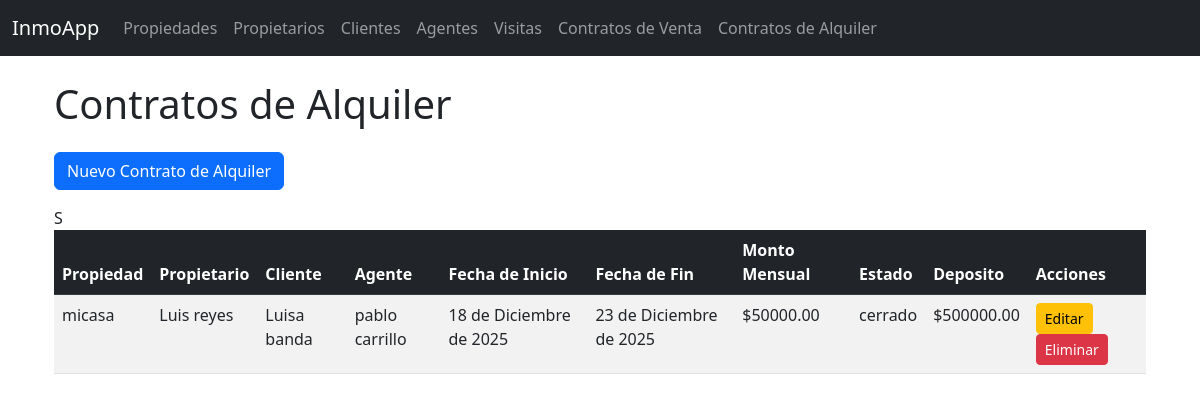
The page /contratos_alquiler/ on the database its author committed.
### inmobiliaria/models.py (models this page shows, shortened)
class Contrato_Alquiler(models.Model):
    propiedad = models.OneToOneField(Propiedad, on_delete=models.CASCADE, related_name="contrato_alquiler")
    propietario = models.ForeignKey(Propietario, on_delete=models.CASCADE, related_name="contratos_alquiler")
    cliente = models.ForeignKey(Cliente_Inmobiliaria, on_delete=models.CASCADE, related_name="contratos_alquiler")
    agente = models.ForeignKey(Agente_Inmobiliario, on_delete=models.CASCADE, related_name="contratos_alquiler")
    fecha_inicio = models.DateField()
    fecha_fin = models.DateField()
    monto_alquiler_mensual = models.DecimalField(max_digits=10, decimal_places=2)
    estado_contrato = models.CharField(max_length=50)
    deposito_garantia = models.DecimalField(max_digits=10, decimal_places=2)

class Propiedad(models.Model):
    propietario = models.ForeignKey(Propietario, on_delete=models.CASCADE, related_name="propiedades")
    direccion = models.CharField(max_length=255)
    tipo_propiedad = models.CharField(max_length=50)
    num_habitaciones = models.IntegerField()
    num_banos = models.IntegerField()
    superficie_m2 = models.DecimalField(max_digits=10, decimal_places=2)
    precio_venta = models.DecimalField(max_digits=15, decimal_places=2, null=True, blank=True)
    precio_alquiler = models.DecimalField(max_digits=15, decimal_places=2, null=True, blank=True)
    estado_propiedad = models.CharField(max_length=50) # E.g., "Disponible", "Vendida", "Alquilada"
    fecha_publicacion = models.DateField(auto_now_add=True)
    descripcion = models.TextField(blank=True, null=True)
    def __str__(self):
        return self.direccion

class Propietario(models.Model):
    nombre = models.CharField(max_length=100)
    apellido = models.CharField(max_length=100)
    telefono = models.CharField(max_length=20)
    email = models.EmailField(max_length=100)
    direccion_propietario = models.CharField(max_length=255)
    fecha_registro = models.DateField(auto_now_add=True)
    dni = models.CharField(max_length=20, unique=True)
    def __str__(self):
        return f"{self.nombre} {self.apellido}"

class Cliente_Inmobiliaria(models.Model):
    nombre = models.CharField(max_length=100)
    apellido = models.CharField(max_length=100)
    telefono = models.CharField(max_length=20)
    email = models.EmailField(max_length=100)
    preferencias_propiedad = models.TextField(blank=True, null=True)
    presupuesto_maximo = models.DecimalField(max_digits=15, decimal_places=2, null=True, blank=True)
    fecha_registro = models.DateField(auto_now_add=True)
    dni = models.CharField(max_length=20, unique=True)
    def __str__(self):
        return f"{self.nombre} {self.apellido}"

class Agente_Inmobiliario(models.Model):
    nombre = models.CharField(max_length=100)
    apellido = models.CharField(max_length=100)
    telefono = models.CharField(max_length=20)
    email = models.EmailField(max_length=100)
    licencia_agente = models.CharField(max_length=50)
    fecha_contratacion = models.DateField()
    salario = models.DecimalField(max_digits=10, decimal_places=2, null=True, blank=True)
    comision_porcentaje = models.DecimalField(max_digits=5, decimal_places=2, null=True, blank=True)
    def __str__(self):
        return f"{self.nombre} {self.apellido}"

### inmobiliaria/views.py (the view)
# urls.py: path("contratos_alquiler/", views.Contrato_AlquilerListView.as_view(), name="contrato_alquiler_list"),
class Contrato_AlquilerListView(ListView):
    model = Contrato_Alquiler
    template_name = "inmobiliaria/contrato_alquiler_list.html"
    context_object_name = "contratos"

### inmobiliaria/templates/inmobiliaria/contrato_alquiler_list.html (shortened to what this page needs)
{% extends "inmobiliaria/base.html" %}
{% block content %}
<div class="container mt-4">
    <h1 class="mb-4">Contratos de Alquiler</h1>
    <a href="{% url 'inmobiliaria:contrato_alquiler_create' %}" class="btn btn-primary mb-3">Nuevo Contrato de Alquiler</a>
    <div class="table-responsive">
        <table class="table table-striped table-hover">
            <thead class="table-dark">
                <tr>
                    <th>Propiedad</th>
                    <th>Propietario</th>
                    <th>Cliente</th>
                    <th>Agente</th>
                    <th>Fecha de Inicio</th>
                    <th>Fecha de Fin</th>
                    <th>Monto Mensual</th>
                    <th>Estado</th>
                    <th>Deposito</th>
                    <th>Acciones</th>
                </tr>
            </thead>
            <tbody>
                {% for contrato in contratos %}
                <tr>
                    <td>{{ contrato.propiedad }}</td>
                    <td>{{ contrato.propietario }}</td>
                    <td>{{ contrato.cliente }}</td>
                    <td>{{ contrato.agente }}</td>
                    <td>{{ contrato.fecha_inicio }}</td>
                    <td>{{ contrato.fecha_fin }}</td>
                    <td>${{ contrato.monto_alquiler_mensual }}</td>
                    <td>{{ contrato.estado_contrato }}</td>S
                    <td>${{ contrato.deposito_garantia }}</td>
                    <td>
                        <a href="{% url 'inmobiliaria:contrato_alquiler_update' contrato.id %}" class="btn btn-warning btn-sm">Editar</a>
                        <a href="{% url 'inmobiliaria:contrato_alquiler_delete' contrato.id %}" class="btn btn-danger btn-sm">Eliminar</a>
                    </td>
                </tr>
                {% endfor %}
            </tbody>
        </table>
    </div>
</div>
{% endblock %}

### rows shown on the page
Contrato_Alquiler: propiedad "micasa", propietario "Luis reyes", cliente "Luisa banda", agente "pablo carrillo", fecha_inicio "18 de Diciembre de 2025", fecha_fin "23 de Diciembre de 2025", monto_alquiler_mensual "50000.00", estado_contrato "cerrado", deposito_garantia "500000.00"
